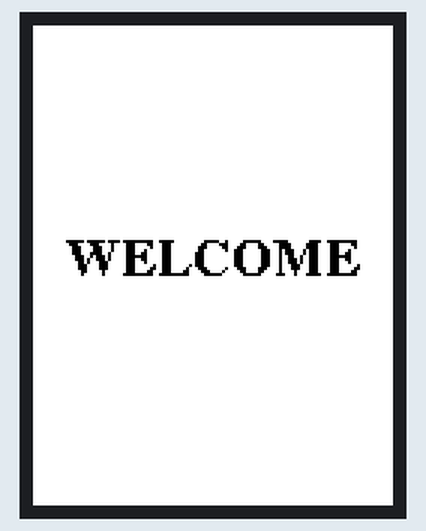
Bench run of a sketch on a simulated Arduino Uno, built with avr-gcc and run on an emulated ATmega328P. Parts: 240×320 colour display.

Above: at 0.3 s.

The sketch:

BootScreen.ino
```cpp
//FOR 2.8" TFT
#include <Adafruit_GFX.h>
#include <Adafruit_TFTLCD.h>
#include<Fonts/FreeSerifBold9pt7b.h>

#define LCD_CS A3 // Chip Select goes to Analog 3
#define LCD_CD A2 // Command/Data goes to Analog 2
#define LCD_WR A1 // LCD Write goes to Analog 1
#define LCD_RD A0 // LCD Read goes to Analog 0
#define LCD_RESET A4 // LCD Reset goes to Analog 4

// Assign human-readable names to some common 16-bit color values:
#define BLACK   0x0000
#define BLUE    0x001F
#define RED     0xF800
#define GREEN   0x07E0
#define CYAN    0x07FF
#define MAGENTA 0xF81F
#define YELLOW  0xFFE0
#define WHITE   0xFFFF
#define ROZ     0xFBE0
#define LIGHT_GRAY 0xBDF7
#define DARK_GRAY 0x7BEF

Adafruit_TFTLCD tft(LCD_CS, LCD_CD, LCD_WR, LCD_RD, LCD_RESET);

void setup()
{
  Serial.begin(9600);

  tft.reset();

  uint16_t identifier = tft.readID();

  tft.begin(identifier);

  tft.setFont(&FreeSerifBold9pt7b);
  tft.setTextColor(BLACK);
  bootScreen();
}

void loop()
{

}

unsigned long testLines(uint16_t color) {
  unsigned long start, t;
  int           x1, y1, x2, y2,
                w = tft.width(),
                h = tft.height();

  tft.fillScreen(BLACK);

  x1 = y1 = 0;
  y2    = h - 1;
  start = micros();
  for(x2=0; x2<w; x2+=6) tft.drawLine(x1, y1, x2, y2, color);
  x2    = w - 1;
  for(y2=0; y2<h; y2+=6) tft.drawLine(x1, y1, x2, y2, color);
  t     = micros() - start; // fillScreen doesn't count against timing

  tft.fillScreen(BLACK);

  x1    = w - 1;
  y1    = 0;
  y2    = h - 1;
  start = micros();
  for(x2=0; x2<w; x2+=6) tft.drawLine(x1, y1, x2, y2, color);
  x2    = 0;
  for(y2=0; y2<h; y2+=6) tft.drawLine(x1, y1, x2, y2, color);
  t    += micros() - start;

  tft.fillScreen(BLACK);

  x1    = 0;
  y1    = h - 1;
  y2    = 0;
  start = micros();
  for(x2=0; x2<w; x2+=6) tft.drawLine(x1, y1, x2, y2, color);
  x2    = w - 1;
  for(y2=0; y2<h; y2+=6) tft.drawLine(x1, y1, x2, y2, color);
  t    += micros() - start;

  tft.fillScreen(BLACK);

  x1    = w - 1;
  y1    = h - 1;
  y2    = 0;
  start = micros();
  for(x2=0; x2<w; x2+=6) tft.drawLine(x1, y1, x2, y2, color);
  x2    = 0;
  for(y2=0; y2<h; y2+=6) tft.drawLine(x1, y1, x2, y2, color);

  return micros() - start;
}

void bootScreen()
{

  tft.fillScreen(WHITE);
  tft.setTextSize(2);
  /*
  tft.setCursor(52+3, 90-50+5);
  tft.print("EAGLE");
  tft.setCursor(25+3, 120-50+5);
  tft.print("CONTROL");
  */
  tft.setCursor(22, 150+15);
  tft.print("WELCOME");
  /*
  tft.setTextSize(1);
  tft.setCursor(33, 150+120);
  tft.print("Helpline : 9819895913");
  tft.setCursor(7, 150+20+123);
  tft.print("www. eaglecontrolsystems. in");
  tft.fillCircle(tft.width()/2, 150+32, 70, RED);
  delay(1000);
  tft.fillCircle(tft.width()/2, 150+32, 60, GREEN);
  delay(1000);
  tft.fillCircle(tft.width()/2, 150+32, 50, BLUE);
  delay(1000);
  tft.fillCircle(tft.width()/2, 150+32, 40, YELLOW);
  delay(1000);
  tft.fillCircle(tft.width()/2, 150+32, 30, MAGENTA);
  delay(1000);
  tft.fillCircle(tft.width()/2, 150+32, 20, WHITE);
  delay(1000);
  tft.fillCircle(tft.width()/2, 150+32, 10, CYAN);
  delay(1000);
  //testLines(CYAN);
  */
}
```
